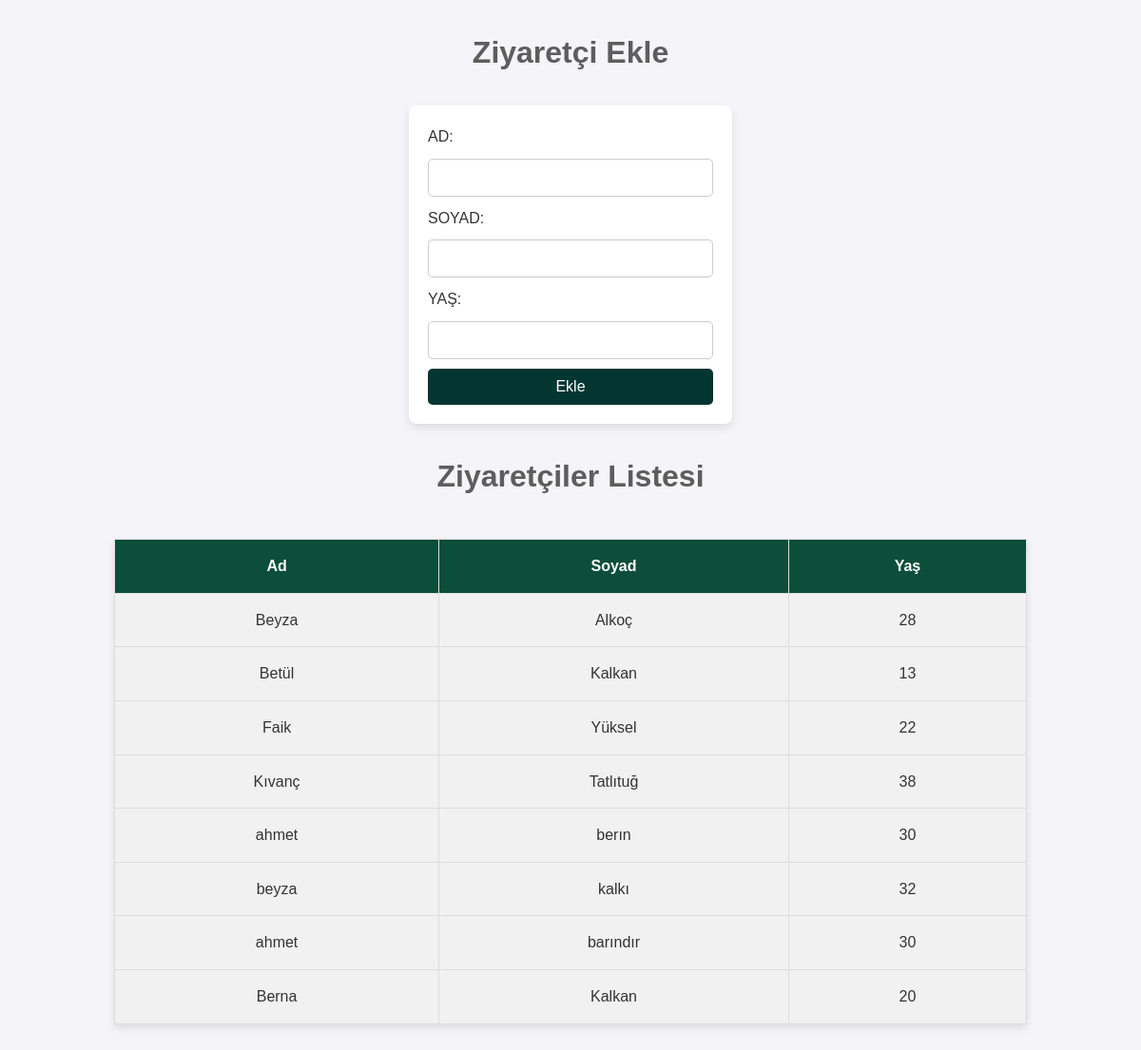
The page / on the database its author committed.
### tables this page shows
CREATE TABLE `ziyaretciler` (
  `id` int(11) NOT NULL,
  `ad` varchar(100) NOT NULL,
  `soyad` varchar(100) NOT NULL,
  `yas` int(100) NOT NULL
);

### index.php (the view, shortened to what this page needs)
<?php
include "baglanti.php";
    $sorgu = $db->prepare("select * from ziyaretciler");
    $sorgu->execute();
?>
<!DOCTYPE html>
<html>
    <head>
        <link rel="stylesheet" href="css/styles.css">
    </head>
    <body>
        <h1>Ziyaretçi Ekle</h1>
        <form method="POST" action="#">
            AD:<input type="text" name="name"><br>
            SOYAD:<input type="text" name="soyad"><br>
            YAŞ:<input type="text" name="yas"><br>
            <input type="submit" name="ekle" value="Ekle">
        </form>
        <h1>Ziyaretçiler Listesi</h1>
        <table>
            <tr>
                <th>Ad</th>
                <th>Soyad</th>
                <th>Yaş</th>
            </tr>
            <?php
                while ($satir = $sorgu->fetch(PDO::FETCH_ASSOC)) {
                    echo "<tr>";
                    echo "<td>".$satir["ad"]."</td>";
                    echo "<td>".$satir["soyad"]."</td>";
                    echo "<td>".$satir["yas"]."</td>";
                    echo "<tr>";
                }
            ?>
            <tr>
                <td>Berna</td>
                <td>Kalkan</td>
                <td>20</td>
            </tr>
        </table>
    </body>
</html>

### css/styles.css (style rules this page uses)
body { margin: 0; font-family: 'Poppins', sans-serif; color: #333; line-height: 1.6; }
body { font-family: 'Poppins', sans-serif; background-color: #f4f4f9; color: #333; margin: 0; padding: 0; }
h1 { color: #5d5d5d; text-align: center; margin-top: 30px; }
form { width: 300px; margin: 30px auto; padding: 20px; background-color: #fff; border-radius: 8px; box-shadow: 0 4px 8px rgba(0, 0, 0, 0.1); }
form input[type="text"] { width: 100%; padding: 10px; margin: 10px 0; border: 1px solid #ccc; border-radius: 5px; font-size: 16px; box-sizing: border-box; }
form input[type="submit"] { width: 100%; padding: 10px; background-color: #043631; color: white; border: none; border-radius: 5px; font-size: 16px; cursor: pointer; box-sizing: border-box; }
table { width: 80%; margin: 40px auto; border-collapse: collapse; box-shadow: 0 4px 8px rgba(0, 0, 0, 0.1); }
table th, table td { padding: 15px; text-align: center; border: 1px solid #ddd; }
table th { background-color: #0c4e39; color: white; font-size: 18px; }
table td { background-color: #f9f9f9; }
table tr:nth-child(even) td { background-color: #f1f1f1; }
table td, table th { font-size: 16px; }

### rows shown on the page
ziyaretciler: ad "Beyza", soyad "Alkoç", yas "28"
ziyaretciler: ad "Betül", soyad "Kalkan", yas "13"
ziyaretciler: ad "Faik", soyad "Yüksel", yas "22"
ziyaretciler: ad "Kıvanç", soyad "Tatlıtuğ", yas "38"
ziyaretciler: ad "ahmet", soyad "berın", yas "30"
ziyaretciler: ad "beyza", soyad "kalkı", yas "32"
ziyaretciler: ad "ahmet", soyad "barındır", yas "30"
